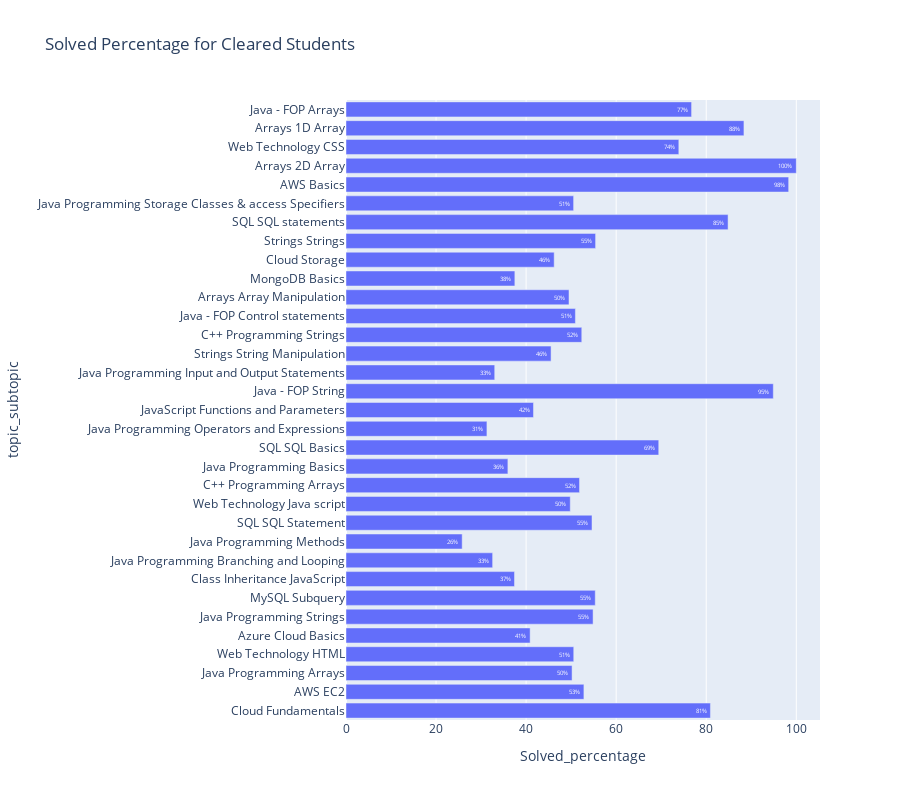

The cell this chart's notebook holds for it:
### Code cell
fig = px.bar(milestones_subtopic_questions_cleared, y="topic_subtopic", x="Solved_percentage",barmode='group',height=800,title='Solved Percentage for Cleared Students',text=milestones_subtopic_questions_cleared['Solved_percentage'].apply(lambda x: '{0:1.0f}%'.format(x)))
fig.show()

### Figure 1 — Plotly figure (JSON) as saved in the notebook; plotly's stock layout.template omitted (floating-point values rounded to 4 significant figures)
{"data": [{"alignmentgroup": "True", "hovertemplate": "Solved_percentage=%{x}<br>topic_subtopic=%{y}<br>text=%{text}<extra></extra>", "legendgroup": "", "marker": {"color": "#636efa", "pattern": {"shape": ""}}, "name": "", "offsetgroup": "", "orientation": "h", "showlegend": false, "text": ["81%", "53%", "50%", "51%", "41%", "55%", "55%", "37%", "33%", "26%", "55%", "50%", "52%", "36%", "69%", "31%", "42%", "95%", "33%", "46%", "52%", "51%", "50%", "38%", "46%", "55%", "85%", "51%", "98%", "100%", "74%", "88%", "77%"], "textposition": "auto", "type": "bar", "x": [80.93, 52.83, 50.2, 50.58, 40.89, 54.87, 55.35, 37.42, 32.56, 25.8, 54.63, 49.8, 51.86, 35.95, 69.45, 31.3, 41.63, 94.89, 33.03, 45.54, 52.36, 50.94, 49.52, 37.5, 46.23, 55.43, 84.85, 50.55, 98.31, 100, 73.91, 88.37, 76.74], "xaxis": "x", "y": ["Cloud Fundamentals", "AWS EC2", "Java Programming Arrays", "Web Technology HTML", "Azure Cloud Basics", "Java Programming Strings", "MySQL Subquery", "Class Inheritance JavaScript", "Java Programming Branching and Looping", "Java Programming Methods", "SQL SQL Statement", "Web Technology Java script", "C++ Programming Arrays", "Java Programming Basics", "SQL SQL Basics", "Java Programming Operators and Expressions", "JavaScript Functions and Parameters", "Java - FOP String", "Java Programming Input and Output Statements", "Strings String Manipulation", "C++ Programming Strings", "Java - FOP Control statements", "Arrays Array Manipulation", "MongoDB Basics", "Cloud Storage", "Strings Strings", "SQL SQL statements", "Java Programming Storage Classes & access Specifiers", "AWS Basics", "Arrays 2D Array", "Web Technology CSS", "Arrays 1D Array", "Java - FOP Arrays"], "yaxis": "y"}], "layout": {"barmode": "group", "height": 800, "legend": {"tracegroupgap": 0}, "title": {"text": "Solved Percentage for Cleared Students"}, "xaxis": {"anchor": "y", "domain": [0, 1], "title": {"text": "Solved_percentage"}}, "yaxis": {"anchor": "x", "domain": [0, 1], "title": {"text": "topic_subtopic"}}}}
